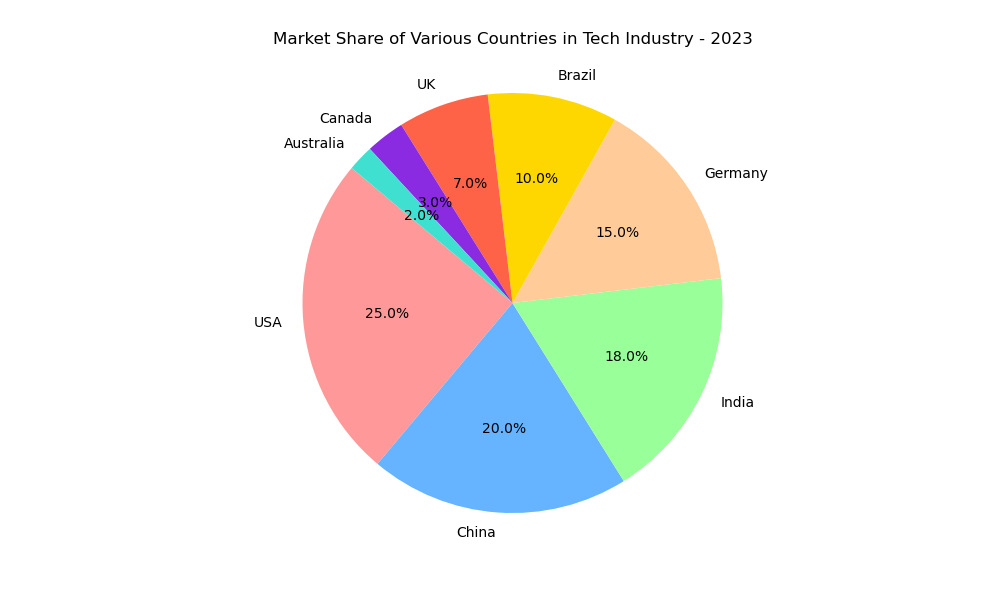

The Python source for this figure:

import matplotlib.pyplot as plt

# Data
countries = ['USA', 'China', 'India', 'Germany', 'Brazil', 'UK', 'Canada', 'Australia']
market_share = [25, 20, 18, 15, 10, 7, 3, 2]
colors = ['#FF9999', '#66B3FF', '#99FF99', '#FFCC99', '#FFD700', '#FF6347', '#8A2BE2', '#40E0D0']

# Plotting the pie chart
fig, ax = plt.subplots(figsize=(10, 6))  # Change width and height
ax.pie(market_share, labels=countries, autopct='%1.1f%%', startangle=140, colors=colors)
ax.axis('equal')  # Equal aspect ratio ensures that pie is drawn as a circle.

# Setting the title
plt.title("Market Share of Various Countries in Tech Industry - 2023", pad=20)

# Display the chart
plt.show()
